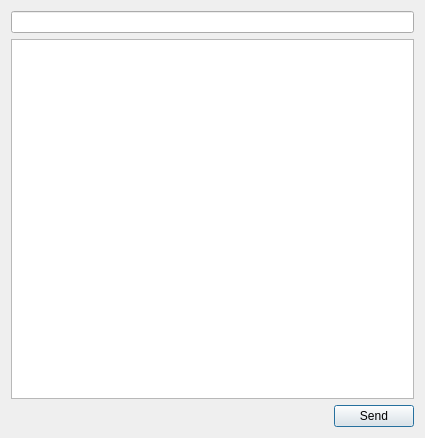
<?xml version="1.0" encoding="UTF-8"?>
<ui version="4.0">
 <class>DialogNewNewsMessage</class>
 <widget class="QDialog" name="DialogNewNewsMessage">
  <property name="geometry">
   <rect>
    <x>0</x>
    <y>0</y>
    <width>425</width>
    <height>438</height>
   </rect>
  </property>
  <property name="windowTitle">
   <string>Send new message</string>
  </property>
  <layout class="QVBoxLayout" name="verticalLayout">
   <item>
    <widget class="QLineEdit" name="lineEditTitle"/>
   </item>
   <item>
    <widget class="QPlainTextEdit" name="plainTextEditMessage"/>
   </item>
   <item>
    <layout class="QHBoxLayout" name="horizontalLayout">
     <item>
      <spacer name="horizontalSpacer">
       <property name="orientation">
        <enum>Qt::Horizontal</enum>
       </property>
       <property name="sizeHint" stdset="0">
        <size>
         <width>40</width>
         <height>20</height>
        </size>
       </property>
      </spacer>
     </item>
     <item>
      <widget class="QPushButton" name="pushButtonSend">
       <property name="text">
        <string>Send</string>
       </property>
       <property name="icon">
        <iconset resource="../resources/resources.qrc">
         <normaloff>:/news/interfaceIcons/newsSend.png</normaloff>:/news/interfaceIcons/newsSend.png</iconset>
       </property>
      </widget>
     </item>
    </layout>
   </item>
  </layout>
 </widget>
 <resources>
  <include location="../resources/resources.qrc"/>
 </resources>
 <connections/>
</ui>
